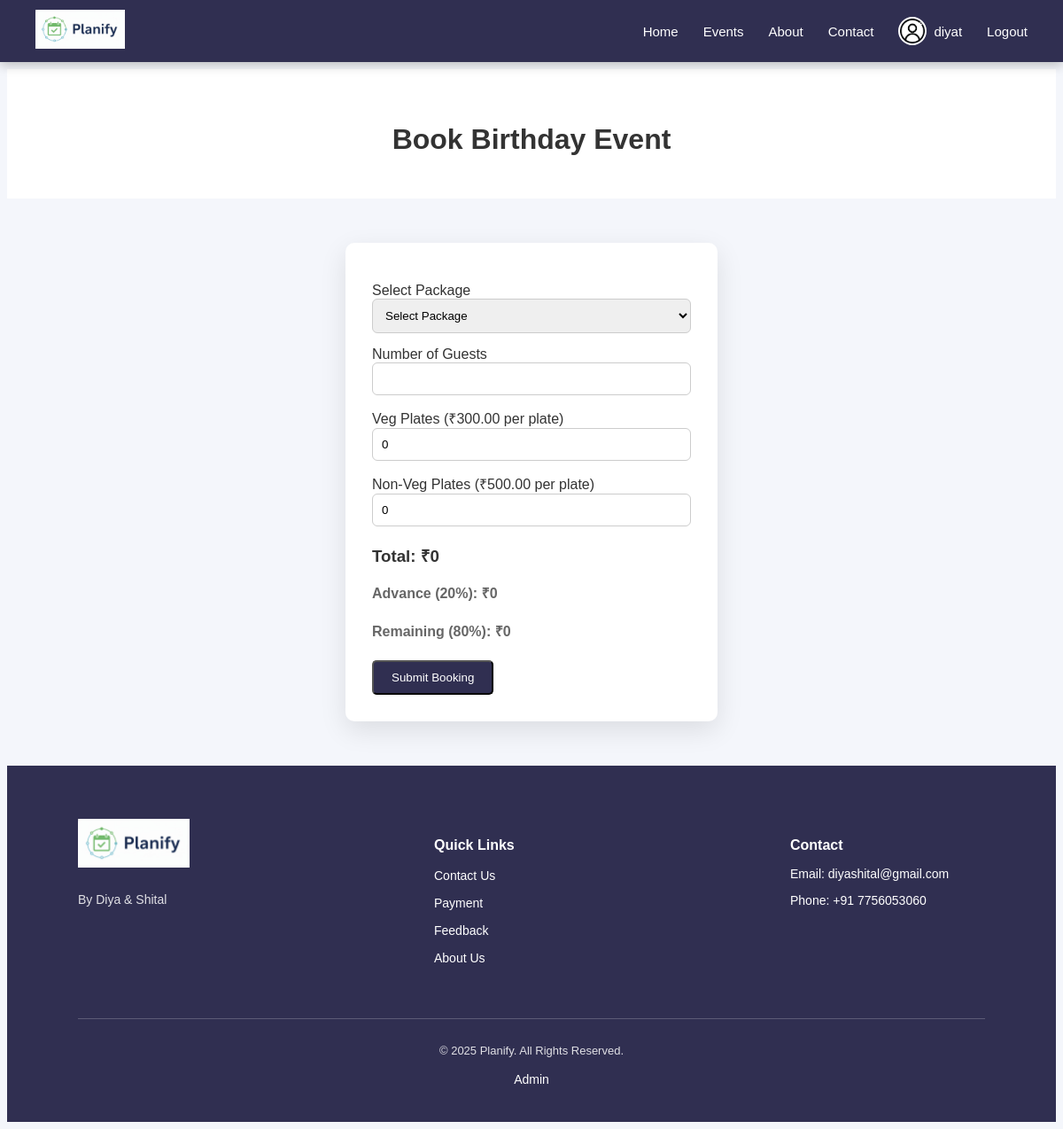
The app's page /booking.php?event_id=2 (signed in) with its own data.
### tables this page shows
CREATE TABLE `events` (
  `id` int(11) NOT NULL,
  `event_name` varchar(100) NOT NULL,
  `description` text NOT NULL,
  `image` varchar(255) DEFAULT NULL
);

CREATE TABLE `food_prices` (
  `id` int(11) NOT NULL,
  `veg_price` decimal(10,2) NOT NULL,
  `nonveg_price` decimal(10,2) NOT NULL
);

### booking.php (the view, shortened to what this page needs)
<?php
require_once "config/db.php";
$event_id = intval($_GET['event_id']);
$event_query = mysqli_query($conn, "SELECT * FROM events WHERE id=$event_id");
$event = mysqli_fetch_assoc($event_query);
$food_query = mysqli_query($conn, "SELECT * FROM food_prices LIMIT 1");
$food = mysqli_fetch_assoc($food_query);
$veg_price = $food['veg_price'];
$nonveg_price = $food['nonveg_price'];
?>
<!DOCTYPE html>
<html>
<head>
    <link rel="stylesheet" href="css/style.css">
</head>
<body>
    <?php include("includes/header.php"); ?>
    <div class="event-header">
        <h1>Book <?php echo htmlspecialchars($event['event_name']); ?></h1>
    </div>
    <div class="booking-container">
        <form method="POST" class="booking-form">
            <label>Select Package</label>
            <select id="package_select" required>
                <option value="">Select Package</option>
            </select>
            <label>Number of Guests</label>
            <input type="number" name="guests" id="guests" min="1" required>
            <label>Veg Plates (₹<?php echo $veg_price; ?> per plate)</label>
            <input type="number" name="veg_qty" id="veg_qty" min="0" value="0">
            <label>Non-Veg Plates (₹<?php echo $nonveg_price; ?> per plate)</label>
            <input type="number" name="nonveg_qty" id="nonveg_qty" min="0" value="0">
            <h3>Total: ₹<span id="total">0</span></h3>
            <h4>Advance (20%): ₹<span id="advance">0</span></h4>
            <h4>Remaining (80%): ₹<span id="remaining">0</span></h4>
            <button type="submit" class="btn">Submit Booking</button>
        </form>
    </div>
    <?php include("includes/footer.php"); ?>
</body>
</html>

### css/style.css (style rules this page uses)
* { padding: 0; box-sizing: border-box; font-family: 'Poppins', sans-serif; }
body { background: #f4f6fb; color: #333; padding-top: 70px; }
:root { --brand: rgb(48, 47, 81); --brand-dark: rgb(38, 37, 65); }
.event-header { background: white; padding: 40px 20px; text-align: center; }
.event-header h1 { font-size: 32px; margin-bottom: 8px; }
.btn { background-color: rgb(48, 47, 81); color: white; padding: 10px 20px; text-decoration: none; border-radius: 5px; }
.booking-container { padding: 50px 10%; display: flex; justify-content: center; }
.booking-form { background: white; padding: 30px; width: 420px; border-radius: 10px; box-shadow: 0 10px 30px rgba(0, 0, 0, 0.1); }
.booking-form label { display: block; margin-top: 15px; font-weight: 500; }
.booking-form input, .booking-form select { width: 100%; padding: 10px; border-radius: 6px; border: 1px solid #ccc; }
.booking-form h3 { margin-top: 20px; color: #333; }
.booking-form h4 { margin-top: 5px; color: #666; }

### records on screen
events: event_name "Birthday Event"
food_prices: veg_price "300.00", nonveg_price "500.00"

### other values on screen
$_SESSION['username'] "diyat"
